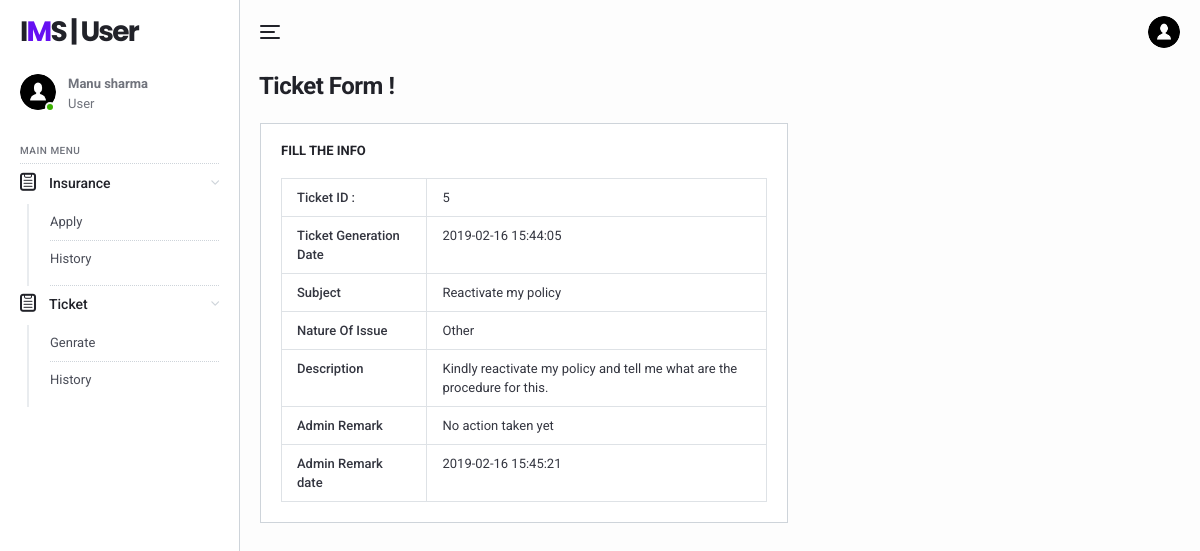
The app's page /ims/user/ticket-view.php?ticid=5 (signed in) with its own data.
### tables this page shows
CREATE TABLE `tbluser` (
  `ID` int(11) NOT NULL,
  `FullName` varchar(120) DEFAULT NULL,
  `ContactNo` bigint(10) DEFAULT NULL,
  `Email` varchar(120) DEFAULT NULL,
  `Gender` enum('Male','Female') DEFAULT NULL,
  `Password` varchar(120) DEFAULT NULL,
  `CreationDate` timestamp NOT NULL DEFAULT CURRENT_TIMESTAMP
);

CREATE TABLE `tblticket` (
  `ID` int(11) NOT NULL,
  `UserId` varchar(25) DEFAULT NULL,
  `Subject` varchar(45) DEFAULT NULL,
  `NatureofIssue` varchar(120) DEFAULT NULL,
  `Description` varchar(120) DEFAULT NULL,
  `AdminRemark` varchar(120) DEFAULT NULL,
  `TicketGenerationDate` timestamp NULL DEFAULT CURRENT_TIMESTAMP,
  `AdminRemarkdate` timestamp NULL DEFAULT NULL ON UPDATE CURRENT_TIMESTAMP
);

### ims/user/ticket-view.php (the view, shortened to what this page needs)
<?php
include('includes/dbconnection.php');
if (strlen($_SESSION['uid']==0)) {
  header('location:logout.php');
  } else{
  ?>
<!DOCTYPE html>
<html lang="en">
  <head>
    <link href="../lib/fontawesome-free/css/all.min.css" rel="stylesheet">
    <link href="../lib/ionicons/css/ionicons.min.css" rel="stylesheet">
    <link href="../lib/typicons.font/typicons.css" rel="stylesheet">
    <link href="../lib/morris.js/morris.css" rel="stylesheet">
    <link href="../lib/flag-icon-css/css/flag-icon.min.css" rel="stylesheet">
    <link href="../lib/jqvmap/jqvmap.min.css" rel="stylesheet">
    <link rel="stylesheet" href="../css/azia.css">
  </head>
  <body class="az-body az-body-sidebar">
<?php include_once('includes/sidebar.php');?>
    <div class="az-content az-content-dashboard-two">
<?php include_once('includes/header.php');?>
      <div class="az-content-header d-block d-md-flex">
        <div>
          <h2 class="az-content-title mg-b-5 mg-b-lg-8">Ticket Form !</h2>
        </div>
      </div>
      <div class="az-content-body">
        <div class="row row-sm mg-b-20 mg-lg-b-0">
          <div class="col-md-12 col-xl-7">
            <div class="card card-table-two">
              <h6 class="card-title"> Fill the Info</h6>
            <form method="post">
         <?php
$cid=$_GET['ticid'];
$ret=mysqli_query($con,"select * from tblticket where ID='$cid'");
while ($row=mysqli_fetch_array($ret)) {
?>
<table border="1" class="table table-bordered mg-b-0">
  <tr>
    <th>Ticket ID :</th>
    <td><?php  echo $row['ID'];?></td>
  </tr>
   <tr>
    <th>Ticket Generation Date</th>
    <td><?php  echo $row['TicketGenerationDate'];?></td>
  </tr>
<tr>
    <th>Subject</th>
    <td><?php  echo $row['Subject'];?></td>
  </tr>
<tr>
    <th>Nature Of Issue</th>
    <td><?php  echo $row['NatureofIssue'];?></td>
  </tr>
  <tr>
    <th>Description</th>
    <td><?php  echo $row['Description'];?></td>
  </tr>
  <tr>
    <th>Admin Remark</th>
    <td><?php
if($row['AdminRemark']==""){
  echo "No action taken yet";
} else {
      echo $row['AdminRemark'];
    }?></td>
  </tr>
  <tr>
    <th>Admin Remark date</th>
    <td>
<?php
if($row['AdminRemarkdate']==""){
  echo "No action taken yet";
} else {
      echo $row['AdminRemarkdate'];
    }?>
  </td>
  </tr>
</table>
<?php } ?>
</body>
</html>
<?php } ?>

### ims/user/includes/sidebar.php
  <div class="az-sidebar">
      <div class="az-sidebar-header">
        <a href="#" class="az-logo">I<span>M</span>S | User</a>
      </div>
      <div class="az-sidebar-loggedin">
        <div class="az-img-user online"><img src="../img/user.png" alt=""></div>
        <div class="media-body">
             <?php
$uid=$_SESSION['uid'];
$ret=mysqli_query($con,"select FullName from tbluser where ID='$uid'");
$row=mysqli_fetch_array($ret);
$name=$row['FullName'];
?>
                  <span style="font-weight: bold"><?php echo $name; ?></span>
          <span>User</span>
        </div>
      </div>
      <div class="az-sidebar-body">
         <ul class="nav">
          <li class="nav-label">Main Menu</li>
          <li class="nav-item show">
            <a href="#" class="nav-link with-sub"><i class="typcn typcn-clipboard"></i>Insurance </a>
            <nav class="nav-sub">
              <a href="apply-forpolicy.php" class="nav-sub-link">Apply</a>
              <a href="policy-history.php" class="nav-sub-link">History</a>
            </nav>
          </li>
 <li class="nav-item show">
            <a href="#" class="nav-link with-sub"><i class="typcn typcn-clipboard"></i>Ticket </a>
            <nav class="nav-sub">
              <a href="tickets.php" class="nav-sub-link">Genrate</a>
              <a href="ticket-history.php" class="nav-sub-link">History</a>
            </nav>
          </li>
          </ul>
      </div>
    </div>

### records on screen
tbluser: FullName "Manu sharma"
tblticket: ID "5", TicketGenerationDate "2019-02-16 15:44:05", Subject "Reactivate my policy", NatureofIssue "Other", Description "Kindly reactivate my policy and tell me what are the procedure for this.", shows "No action taken yet", AdminRemarkdate "2019-02-16 15:45:21"
